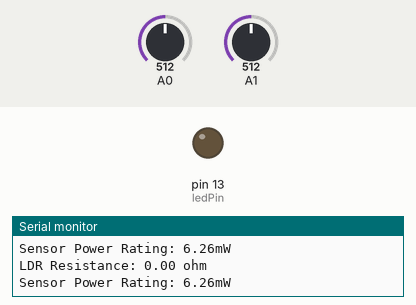
Simulated run of this sketch. Board: Arduino Uno, built with avr-gcc and run on an emulated ATmega328P. Parts: output pins drawn as LEDs (lit = HIGH), the last lines printed to the serial monitor. Inputs (shaded band) come from the test bench; at power-on: A1 = 512, A0 = 512.

Above: at 1.8 s.
1.9 s: A1 set to 22
3.4 s: A1 set to 18
At 5.1 s:
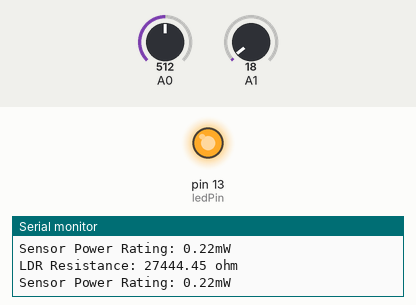
Timing chart, 0 to 6.6 s (numbered marks = the images above; inputs shaded):
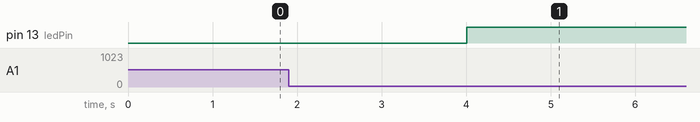

The sketch:

simple-light-sensor-plus.ino
```cpp
/*
Enhanced Simple Light Detector

This sketch creates a simple light sensor with some enhanced features.
It mplements the basic mechanism to detect ambient light with a photoresistor.
Creating a voltage divider with photoresistor and a 1k resistor, it measures the
voltage across the 1k resistor. Then it calculates the resistance of the photoresistor and
total power consumption of the sensor with mathematical equations and sends
the data via serial monitor.

Features:
1.
The resistance of the photoresistor is sent via serial monitor in real-time.
This visualises how the resistance increases in the dark, how power consumption
decreases due to increased equivalent resistance and vice versa.

2.
Additionally, the sketch lights up an LED in the dark and turns that off automatically
when there's adequate ambient light. The same implementation can be used for
home automation. For instance, it can turn ON the backup light during power outage.


Components:
Photoresistor connected to 5V pin & 1k resistor
1k resistor connected to the photoresistor & ground pin
LED connected to the digital pin 13 and GND

Created: 02 August, 2018
By Muhammad Arifur Rahman
*/


const double constRes=1000.0; //The 1k resistor
const double conVol=5.0/1023.0; //Constant to convert analogRead() value to voltage
bool ledState=0; //Contains 0 or 1 depending on the current LED state
int ledPin=13;
double maxVol, resVol; //Total voltage, Voltage across 1k resistor
double photoRes, powRating; //LDR resistance, power rating of the sensor
void setup() {

pinMode(A0,INPUT);
pinMode(A1,INPUT);
pinMode(ledPin,OUTPUT);

Serial.begin(9600);
while(!Serial)
continue;

}

void loop() {

maxVol=analogRead(A0);
resVol=analogRead(A1);

if(resVol==0)
resVol=0.5;
/* If the voltage across the 1k resistor is less than 4.8mV, analogRead() returns 0.
This mathematically results in infinite resistance of the photoresistor.
It is incorrect as even if its small, there's always a voltage across the 1k resistor.
But the arduino is too insensitive to measure such small voltage.
The above line will set resVol to 0.5, a value in between 0 and 1.
This will prevent maxVol getting divided by zero.
*/

maxVol*=conVol; resVol*=conVol; //Converts the readings to voltage
photoRes=(maxVol/resVol-1)*constRes; //Kirchhoff's Law + simple algebra, R2=(V/V1-1)*R1

double powRating=(maxVol*maxVol)/(constRes+photoRes); //P=V^2/R

if(resVol<20*conVol) //detect darkness when resVol is less than 98mV
{
if(!ledState)
{
Serial.println("Its so dark, I'm scared! Turning the light ON"); //Serial monitor fun
digitalWrite(ledPin,HIGH);
ledState=!ledState; //Toggle LED state
}
}

else
{
if(ledState)
{
Serial.println("So much light, WoW! I'll turn OFF the light");
digitalWrite(ledPin,LOW);
ledState=!ledState;
}
}

Serial.print("LDR Resistance: ");
Serial.print(photoRes);
Serial.println(" ohm");
Serial.print("Sensor Power Rating: ");
Serial.print(powRating*1e+3); //Converts to milliwatts
Serial.println("mW");
Serial.println("");
delay(1000); //Waits for 1s before reading again
}
```

Measured:
- the behaviour switches between 20 and 19 on A1 (found by bisection; images 0 and 1)
- after the input at 3.4 s, pin 13 (ledPin): LOW → HIGH after 0.61 s
